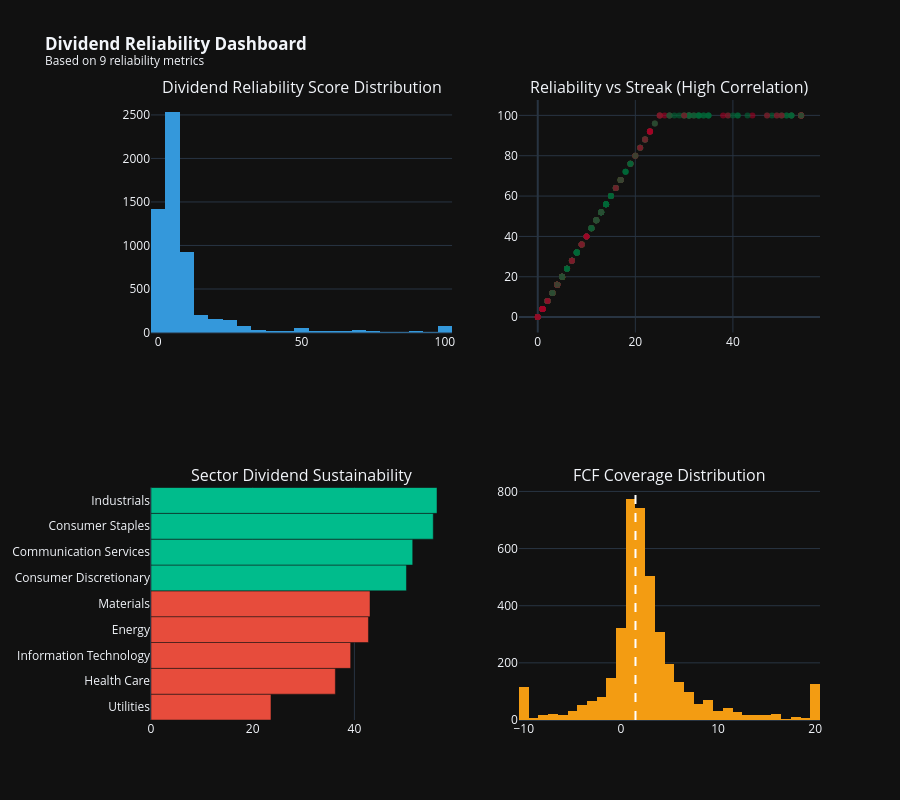

This figure's notebook cell:
### Code cell
# ============================================================================
# DIVIDEND RELIABILITY DASHBOARD (New - Task 1)
# ============================================================================
print("\n" + "=" * 80)
print("DIVIDEND RELIABILITY DASHBOARD")
print("=" * 80)

# Create dividend reliability visualization leveraging high correlation metrics
dividend_reliability_output = dividend_scorecard_dir / "dividend_reliability_dashboard.html"
fig_dividend_reliability = create_dividend_reliability_dashboard(
    df=all_stocks_dividends,
    top_n_sectors=TOP_N_SECTORS,
    output_path=dividend_reliability_output
)

if fig_dividend_reliability is not None:
    fig_dividend_reliability.show()
    print(f"  ✓ Saved: {dividend_reliability_output.name}")

print("\n✓ Dividend Reliability Dashboard complete")

### Figure 1 — Plotly figure (JSON) as saved in the notebook; plotly's stock layout.template omitted (floating-point values rounded to 4 significant figures; data arrays with more than 128 entries replaced by an {"elided": "..."} marker saying what was removed)
{"data": [{"marker": {"color": "#3498db"}, "name": "Reliability Score", "nbinsx": 30, "x": {"elided": "5790 float values"}, "type": "histogram", "xaxis": "x", "yaxis": "y"}, {"hovertemplate": "<b>%{text}</b><br>Streak: %{x}<br>Score: %{y:.1f}<extra></extra>", "marker": {"color": {"elided": "5790 int values"}, "colorscale": [[0.0, "rgb(165,0,38)"], [0.1, "rgb(215,48,39)"], [0.2, "rgb(244,109,67)"], [0.3, "rgb(253,174,97)"], [0.4, "rgb(254,224,139)"], [0.5, "rgb(255,255,191)"], [0.6, "rgb(217,239,139)"], [0.7, "rgb(166,217,106)"], [0.8, "rgb(102,189,99)"], [0.9, "rgb(26,152,80)"], [1.0, "rgb(0,104,55)"]], "opacity": 0.6, "size": 6}, "mode": "markers", "name": "Reliability vs Streak", "text": {"elided": "5790 str values"}, "x": {"elided": "5790 float values"}, "y": {"elided": "5790 float values"}, "type": "scatter", "xaxis": "x2", "yaxis": "y2"}, {"marker": {"color": ["#e74c3c", "#e74c3c", "#e74c3c", "#e74c3c", "#e74c3c", "#00bc8c", "#00bc8c", "#00bc8c", "#00bc8c"]}, "name": "% Sustainable", "orientation": "h", "x": [23.6, 36.26, 39.27, 42.77, 43.07, 50.24, 51.47, 55.51, 56.25], "y": ["Utilities", "Health Care", "Information Technology", "Energy", "Materials", "Consumer Discretionary", "Communication Services", "Consumer Staples", "Industrials"], "type": "bar", "xaxis": "x3", "yaxis": "y3"}, {"marker": {"color": "#f39c12"}, "name": "FCF Coverage", "nbinsx": 40, "x": {"elided": "4079 float values"}, "type": "histogram", "xaxis": "x4", "yaxis": "y4"}], "layout": {"xaxis": {"anchor": "y", "domain": [0.0, 0.45]}, "yaxis": {"anchor": "x", "domain": [0.625, 1.0]}, "xaxis2": {"anchor": "y2", "domain": [0.55, 1.0]}, "yaxis2": {"anchor": "x2", "domain": [0.625, 1.0]}, "xaxis3": {"anchor": "y3", "domain": [0.0, 0.45]}, "yaxis3": {"anchor": "x3", "domain": [0.0, 0.375]}, "xaxis4": {"anchor": "y4", "domain": [0.55, 1.0]}, "yaxis4": {"anchor": "x4", "domain": [0.0, 0.375]}, "annotations": [{"font": {"size": 16}, "showarrow": false, "text": "Dividend Reliability Score Distribution", "x": 0.225, "xanchor": "center", "xref": "paper", "y": 1.0, "yanchor": "bottom", "yref": "paper"}, {"font": {"size": 16}, "showarrow": false, "text": "Reliability vs Streak (High Correlation)", "x": 0.775, "xanchor": "center", "xref": "paper", "y": 1.0, "yanchor": "bottom", "yref": "paper"}, {"font": {"size": 16}, "showarrow": false, "text": "Sector Dividend Sustainability", "x": 0.225, "xanchor": "center", "xref": "paper", "y": 0.375, "yanchor": "bottom", "yref": "paper"}, {"font": {"size": 16}, "showarrow": false, "text": "FCF Coverage Distribution", "x": 0.775, "xanchor": "center", "xref": "paper", "y": 0.375, "yanchor": "bottom", "yref": "paper"}], "shapes": [{"line": {"color": "white", "dash": "dash"}, "type": "line", "x0": 1.5, "x1": 1.5, "xref": "x4", "y0": 0, "y1": 1, "yref": "y4 domain"}], "title": {"text": "<b>Dividend Reliability Dashboard</b><br><sup>Based on 9 reliability metrics</sup>"}, "height": 800, "showlegend": false}}
